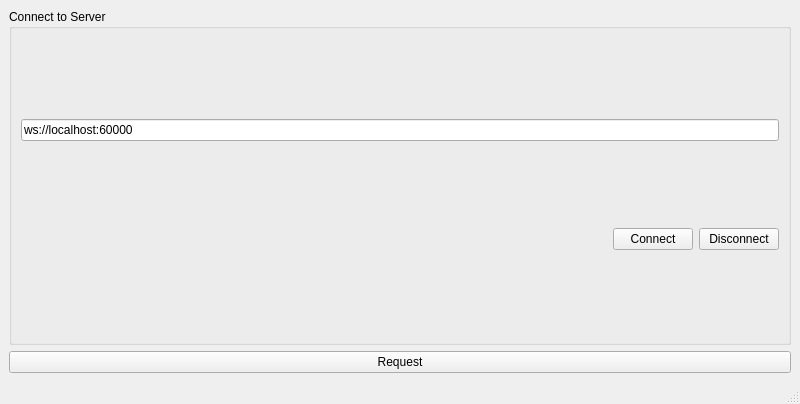
<?xml version="1.0" encoding="UTF-8"?>
<ui version="4.0">
 <class>MainWindow</class>
 <widget class="QMainWindow" name="MainWindow">
  <property name="geometry">
   <rect>
    <x>0</x>
    <y>0</y>
    <width>800</width>
    <height>404</height>
   </rect>
  </property>
  <property name="windowTitle">
   <string>MainWindow</string>
  </property>
  <widget class="QWidget" name="centralwidget">
   <layout class="QGridLayout" name="gridLayout_2">
    <item row="0" column="0">
     <widget class="QGroupBox" name="groupBox_3">
      <property name="title">
       <string>Connect to Server</string>
      </property>
      <layout class="QGridLayout" name="gridLayout">
       <item row="0" column="0" colspan="2">
        <widget class="QLineEdit" name="addressLineEdit">
         <property name="text">
          <string>ws://localhost:60000</string>
         </property>
         <property name="placeholderText">
          <string>ex. ws://localhost:60000</string>
         </property>
        </widget>
       </item>
       <item row="2" column="0" colspan="2">
        <layout class="QHBoxLayout" name="horizontalLayout_3">
         <item>
          <spacer name="horizontalSpacer_2">
           <property name="orientation">
            <enum>Qt::Horizontal</enum>
           </property>
           <property name="sizeHint" stdset="0">
            <size>
             <width>40</width>
             <height>20</height>
            </size>
           </property>
          </spacer>
         </item>
         <item>
          <widget class="QPushButton" name="connectPushButton">
           <property name="text">
            <string>Connect</string>
           </property>
          </widget>
         </item>
         <item>
          <widget class="QPushButton" name="disconnectPushButton">
           <property name="text">
            <string>Disconnect</string>
           </property>
          </widget>
         </item>
        </layout>
       </item>
      </layout>
     </widget>
    </item>
    <item row="1" column="0">
     <widget class="QPushButton" name="requestPushButton">
      <property name="text">
       <string>Request</string>
      </property>
     </widget>
    </item>
   </layout>
  </widget>
  <widget class="QMenuBar" name="menubar">
   <property name="geometry">
    <rect>
     <x>0</x>
     <y>0</y>
     <width>800</width>
     <height>17</height>
    </rect>
   </property>
  </widget>
  <widget class="QStatusBar" name="statusbar"/>
 </widget>
 <resources/>
 <connections/>
</ui>
